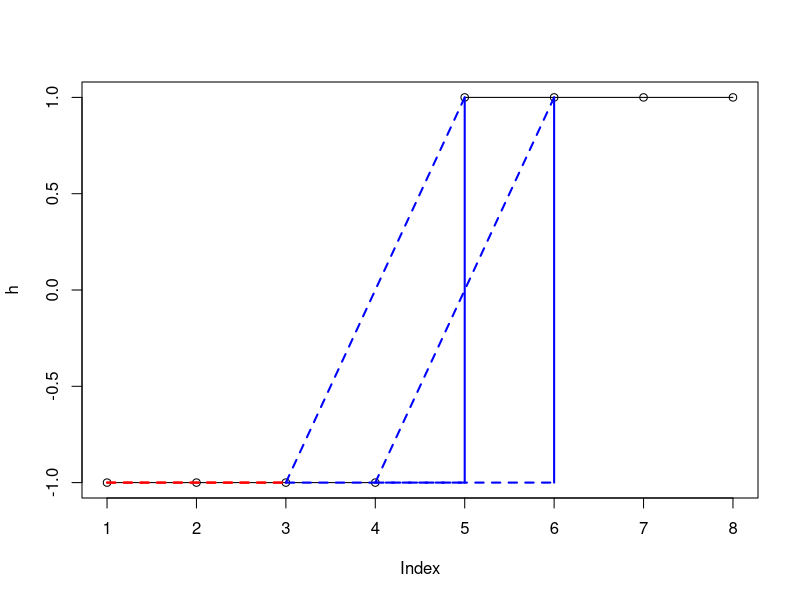
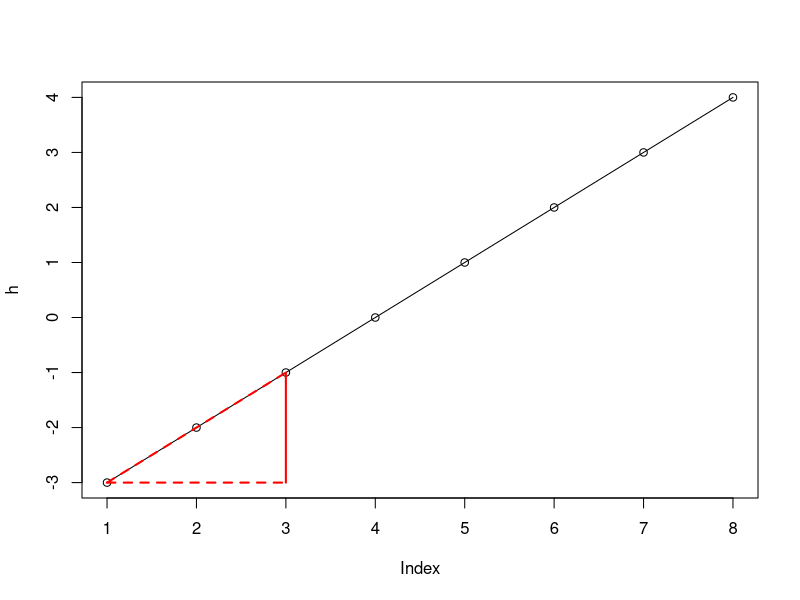
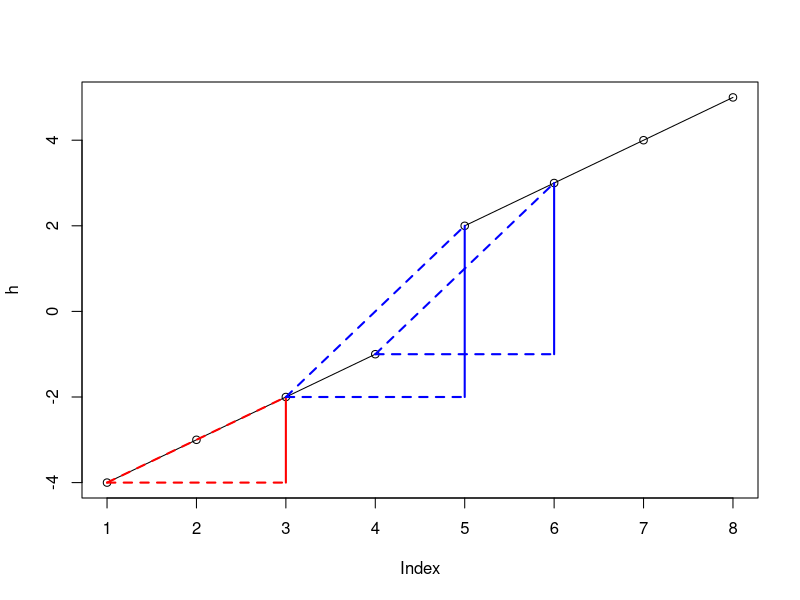
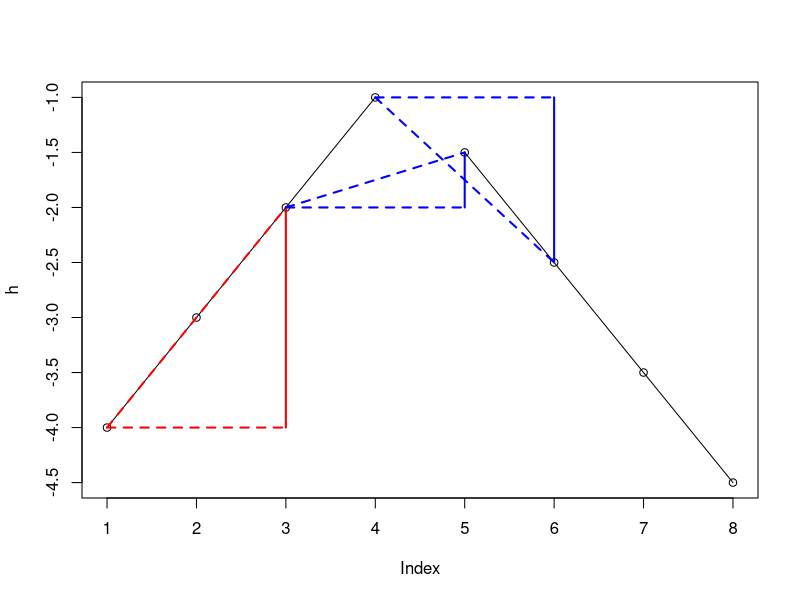
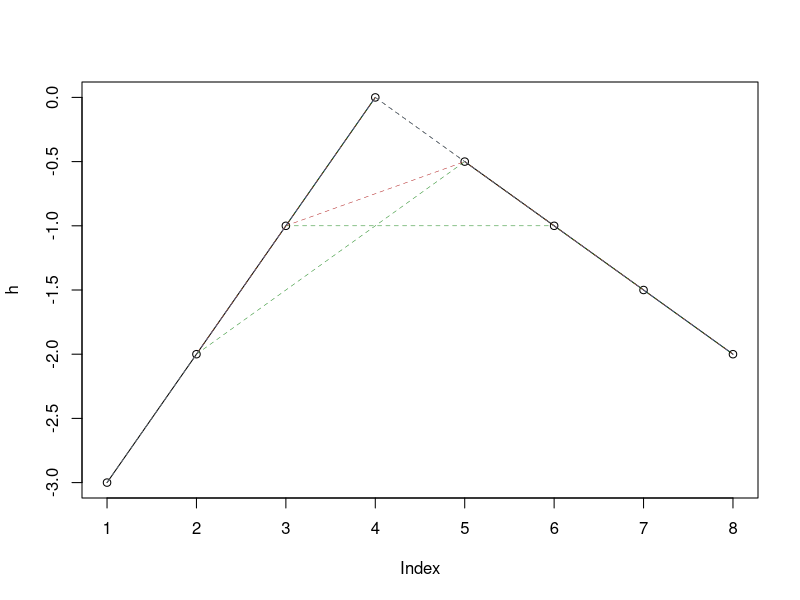
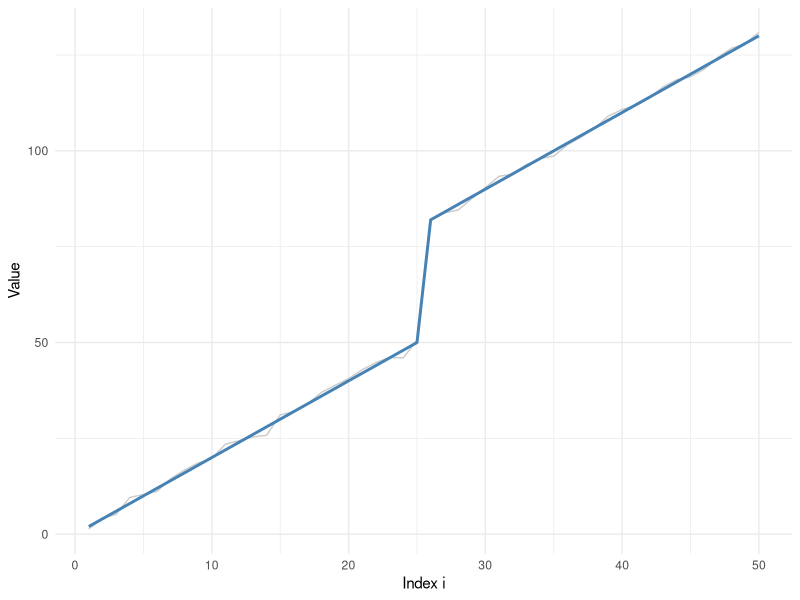
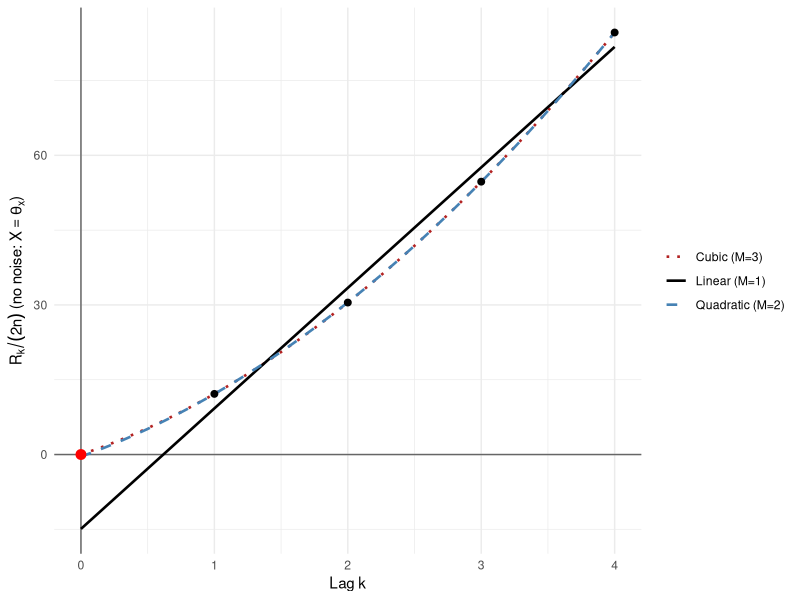
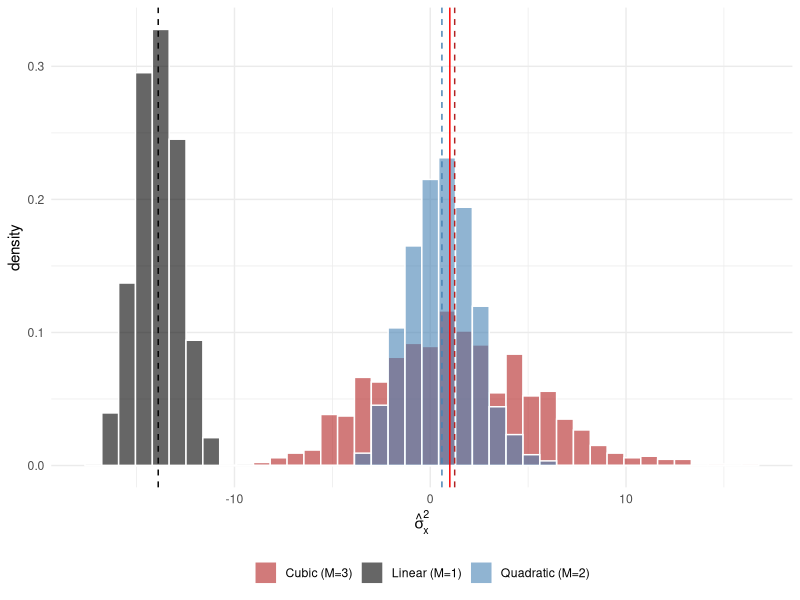

The R source for these figures, in order:
## ---- chunk 1
#| echo: false

n <- 8
h <- c(rep(-1, n/2), rep(1, n/2))
e <- rnorm(n)
X <- h + e

# show means
plot(h)
segments(1, -1, 4, -1)
segments(5,  1, 8,  1)
#lines(h, type="s")

# draw
k <- 2
i <- 1
segments(i, h[i], i + k, h[i +k], lwd=2, col="red", lty="dashed")
segments(i, h[i], i + k, h[i], lwd=2, col="red", lty="dashed")
segments(i + k, h[i], i + k, h[i +k], lwd=2, col="red")

# draw
k <- 2
i <- 3
segments(i, h[i], i + k, h[i +k], lwd=2, col="blue", lty="dashed")
segments(i, h[i], i + k, h[i], lwd=2, col="blue", lty="dashed")
segments(i + k, h[i], i + k, h[i +k], lwd=2, col="blue")

# draw
k <- 2
i <- 4
segments(i, h[i], i + k, h[i +k], lwd=2, col="blue", lty="dashed")
segments(i, h[i], i + k, h[i], lwd=2, col="blue", lty="dashed")
segments(i + k, h[i], i + k, h[i +k], lwd=2, col="blue")


## ---- chunk 2
#| echo: false

n <- 8
h <- seq(-n/2 + 1, n/2, 1)
e <- rnorm(n)
X <- h + e

# show means
plot(h)
segments(1, h[1], n, h[n])

# draw
k <- 2
i <- 1
segments(i, h[i], i + k, h[i +k], lwd=2, col="red", lty="dashed")
segments(i, h[i], i + k, h[i], lwd=2, col="red", lty="dashed")
segments(i + k, h[i], i + k, h[i +k], lwd=2, col="red")
## ---- chunk 3
#| echo: false

n <- 8
h <- seq(-n/2 + 1, n/2, 1)
h[1:(n/2)] <-  h[1:(n/2)] - 1
h[(n/2 + 1):n] <-  h[(n/2 + 1):n] + 1
e <- rnorm(n)
X <- h + e

# show means
plot(h)
segments(1, h[1], 4, h[4])
segments(5, h[5], 8, h[8])

# draw
k <- 2
i <- 1
segments(i, h[i], i + k, h[i +k], lwd=2, col="red", lty="dashed")
segments(i, h[i], i + k, h[i], lwd=2, col="red", lty="dashed")
segments(i + k, h[i], i + k, h[i +k], lwd=2, col="red")


# draw
k <- 2
i <- 4
segments(i, h[i], i + k, h[i +k], lwd=2, col="blue", lty="dashed")
segments(i, h[i], i + k, h[i], lwd=2, col="blue", lty="dashed")
segments(i + k, h[i], i + k, h[i +k], lwd=2, col="blue")

# draw
k <- 2
i <- 3
segments(i, h[i], i + k, h[i +k], lwd=2, col="blue", lty="dashed")
segments(i, h[i], i + k, h[i], lwd=2, col="blue", lty="dashed")
segments(i + k, h[i], i + k, h[i +k], lwd=2, col="blue")
## ---- chunk 4
#| echo: false

n <- 8
h <- seq(-n/2 + 1, n/2, 1)
h[1:(n/2)] <-  h[1:(n/2)] - 1
h[(n/2 + 1):n] <-  -h[(n/2 + 1):n] - 1/2
e <- rnorm(n)
X <- h + e

# show means
plot(h)
segments(1, h[1], 4, h[4])
segments(5, h[5], 8, h[8])

# draw
k <- 2
i <- 1
segments(i, h[i], i + k, h[i +k], lwd=2, col="red", lty="dashed")
segments(i, h[i], i + k, h[i], lwd=2, col="red", lty="dashed")
segments(i + k, h[i], i + k, h[i +k], lwd=2, col="red")


# draw
k <- 2
i <- 4
segments(i, h[i], i + k, h[i +k], lwd=2, col="blue", lty="dashed")
segments(i, h[i], i + k, h[i], lwd=2, col="blue", lty="dashed")
segments(i + k, h[i], i + k, h[i +k], lwd=2, col="blue")

# draw
k <- 2
i <- 3
segments(i, h[i], i + k, h[i +k], lwd=2, col="blue", lty="dashed")
segments(i, h[i], i + k, h[i], lwd=2, col="blue", lty="dashed")
segments(i + k, h[i], i + k, h[i +k], lwd=2, col="blue")
## ---- chunk 5
#| echo: false

n <- 8
h <- seq(-n/2 + 1, n/2, 1)
h[1:(n/2)] <-  h[1:(n/2)]
h[(n/2 + 1):n] <-  -0.5 * h[(n/2 + 1):n]
e <- rnorm(n)
X <- h + e

# show means
plot(h)
segments(1, h[1], 4, h[4])
segments(5, h[5], 8, h[8])

# draw
k <- 3
for(i in 1:(n - k)){
  segments(i, h[i], i + k, h[i +k], lwd=0.5, col="forestgreen", lty="dashed")
  #segments(i, h[i], i + k, h[i], lwd=0.5, col="forestgreen", lty="dashed")
  #segments(i + k, h[i], i + k, h[i +k], lwd=2, col="forestgreen")
}

k <- 2
for(i in 1:(n - k)){
  segments(i, h[i], i + k, h[i +k], lwd=0.5, col="firebrick", lty="dashed")
  #segments(i, h[i], i + k, h[i], lwd=0.5, col="firebrick", lty="dashed")
  #segments(i + k, h[i], i + k, h[i +k], lwd=2, col="firebrick")
}

k <- 1
for(i in 1:(n - k)){
  segments(i, h[i], i + k, h[i +k], lwd=0.5, col="steelblue", lty="dashed")
  #segments(i, h[i], i + k, h[i], lwd=0.5, col="steelblue", lty="dashed")
  #segments(i + k, h[i], i + k, h[i +k], lwd=2, col="steelblue")
}

## ---- chunk 6
#| message: false
library(testthat)

lag_diff_lin <- function(x, y = x, k) {
  n <- length(x)
  sum((x[1:(n - k)] - x[(k + 1):n]) * (y[1:(n - k)] - y[(k + 1):n]))
}

n <- 50
m <- 25
beta_x <- -2
delta_x <- 30
sigma2 <- 1
L <- 4
theta <- -beta_x * (1:n) + delta_x * as.numeric(1:n > m)

pred_Tk <- function(k) (n - 2 * k) * k^2 * beta_x^2 + k * (k * beta_x - delta_x)^2

test_that("T_k(theta_x) matches the closed cubic form", {
  for (k in 1:6) expect_equal(lag_diff_lin(theta, k = k), pred_Tk(k))
})

Rk_exact <- sapply(1:L, function(k) 2 * n * sigma2 + lag_diff_lin(theta, k = k))
K3 <- outer(1:L, 0:3, `^`)
gamma_hat <- solve(t(K3) %*% K3) %*% t(K3) %*% Rk_exact

test_that("the cubic-regression intercept recovers 2n sigma_x^2 exactly, no noise", {
  expect_equal(gamma_hat[1] / (2 * n), sigma2)
})
## ---- chunk 7
#| message: false
library(testthat)

lag_diff_lin <- function(x, y = x, k) {
  n <- length(x)
  sum((x[1:(n - k)] - x[(k + 1):n]) * (y[1:(n - k)] - y[(k + 1):n]))
}

n <- 200
beta_x <- -0.7
breakpoints <- c(40, 90, 150)
deltas <- c(5, -8, 12)

theta <- -beta_x * (1:n)
for (j in seq_along(breakpoints)) {
  theta[(breakpoints[j] + 1):n] <- theta[(breakpoints[j] + 1):n] + deltas[j]
}
S1 <- sum(deltas)
S2 <- sum(deltas^2)

pred_Tk <- function(k) (n - k) * k^2 * beta_x^2 - 2 * k^2 * beta_x * S1 + k * S2

test_that("T_k(theta_x) matches the closed cubic form with three irregularly-spaced breakpoints", {
  for (k in 1:4) expect_equal(lag_diff_lin(theta, k = k), pred_Tk(k))
})
## ---- chunk 8
#| echo: false
#| cache: true

lag_diff_lin <- function(x, y = x, k) {
  n <- length(x)
  sum((x[1:(n - k)] - x[(k + 1):n]) * (y[1:(n - k)] - y[(k + 1):n]))
}

fit_poly <- function(Rk, L, M, n) {
  K <- outer(1:L, 0:M, `^`)
  beta <- solve(t(K) %*% K) %*% t(K) %*% Rk
  beta[1] / (2 * n)
}

n <- 50
m <- 25
s <- 2
delta <- 30
sigma <- 1
L <- 4
reps <- 1000

theta <- s * (1:n) + delta * as.numeric(1:n > m)

set.seed(1)
X_example <- theta + rnorm(n, sd = sigma)

set.seed(1)
Tk_mat <- t(sapply(1:reps, function(r) {
  X <- theta + rnorm(n, sd = sigma)
  sapply(1:L, function(k) lag_diff_lin(X, k = k))
}))
Tk_avg <- colMeans(Tk_mat)

fit_labs <- c("Linear (M=1)", "Quadratic (M=2)", "Cubic (M=3)")
fit_cols <- c("Linear (M=1)" = "black", "Quadratic (M=2)" = "steelblue", "Cubic (M=3)" = "firebrick")
fit_ltys <- c("Linear (M=1)" = "solid", "Quadratic (M=2)" = "dashed", "Cubic (M=3)" = "dotted")

ests <- t(apply(Tk_mat, 1, function(Tk) {
  c(fit_poly(Tk, L, 1, n), fit_poly(Tk, L, 2, n), fit_poly(Tk, L, 3, n))
}))
colnames(ests) <- fit_labs
## ---- chunk 9
#| echo: false
#| dependson: ["pwlin-jump-setup"]
tibble::tibble(i = 1:n, theta = theta, x = X_example) |>
  ggplot2::ggplot(ggplot2::aes(x = i)) +
  ggplot2::geom_line(ggplot2::aes(y = x), color = "grey80") +
  ggplot2::geom_line(ggplot2::aes(y = theta), color = "steelblue", linewidth = 1) +
  ggplot2::labs(x = "Index i", y = "Value") +
  ggplot2::theme_minimal()
## ---- chunk 10
#| echo: false
#| dependson: ["pwlin-jump-setup"]
Rk_noiseless <- sapply(1:L, function(k) lag_diff_lin(theta, k = k)) # X = theta exactly, no noise: true sigma_x^2 = 0

K_seq <- seq(0, L, length.out = 200)
fits <- lapply(1:3, function(M) {
  K <- outer(1:L, 0:M, `^`)
  beta <- solve(t(K) %*% K) %*% t(K) %*% Rk_noiseless
  Kseq <- outer(K_seq, 0:M, `^`)
  as.numeric(Kseq %*% beta) / (2 * n)
})
names(fits) <- fit_labs

lines_df <- tibble::tibble(k = rep(K_seq, 3), fit = rep(fit_labs, each = length(K_seq)), val = unlist(fits))
points_df <- tibble::tibble(k = 1:L, val = Rk_noiseless / (2 * n))

ggplot2::ggplot() +
  ggplot2::geom_hline(yintercept = 0, color = "grey40") +
  ggplot2::geom_vline(xintercept = 0, color = "grey40") +
  ggplot2::geom_line(data = lines_df, ggplot2::aes(x = k, y = val, color = fit, linetype = fit), linewidth = 0.9) +
  ggplot2::geom_point(data = points_df, ggplot2::aes(x = k, y = val), size = 2) +
  ggplot2::geom_point(ggplot2::aes(x = 0, y = 0), color = "red", size = 3) +
  ggplot2::scale_color_manual(values = fit_cols, name = NULL) +
  ggplot2::scale_linetype_manual(values = fit_ltys, name = NULL) +
  ggplot2::scale_x_continuous(breaks = 0:L) +
  ggplot2::labs(x = "Lag k", y = expression(R[k] / (2 * n) ~ "(no noise:" ~ X == theta[x] * ")")) +
  ggplot2::theme_minimal()
## ---- chunk 11
#| echo: false
#| dependson: ["pwlin-jump-setup"]
hist_df <- tibble::tibble(val = as.vector(ests), fit = rep(fit_labs, each = nrow(ests)))
means_df <- tibble::tibble(fit = fit_labs, mean_val = colMeans(ests))

ggplot2::ggplot(hist_df, ggplot2::aes(x = val, fill = fit)) +
  ggplot2::geom_histogram(ggplot2::aes(y = ggplot2::after_stat(density)), bins = 40, color = "white", alpha = 0.6, position = "identity") +
  ggplot2::geom_vline(xintercept = sigma^2, color = "red") +
  ggplot2::geom_vline(data = means_df, ggplot2::aes(xintercept = mean_val, color = fit), linetype = "dashed") +
  ggplot2::scale_fill_manual(values = fit_cols, name = NULL) +
  ggplot2::scale_color_manual(values = fit_cols, guide = "none") +
  ggplot2::labs(x = expression(hat(sigma)[x]^2), y = "density") +
  ggplot2::theme_minimal() +
  ggplot2::theme(legend.position = "bottom")
## ---- chunk 12
#| echo: false
#| cache: true
#| dependson: ["pwlin-jump-setup"]
n_grid <- c(20, 50, 100, 200, 500, 1000, 2000)
reps_n <- 500

sweep_df <- purrr::map_dfr(n_grid, function(n_val) {
  m_val <- n_val / 2
  theta_val <- s * (1:n_val) + delta * as.numeric(1:n_val > m_val)
  set.seed(1)
  ests_val <- t(sapply(1:reps_n, function(r) {
    X <- theta_val + rnorm(n_val, sd = sigma)
    Tk <- sapply(1:L, function(k) lag_diff_lin(X, k = k))
    c(fit_poly(Tk, L, 1, n_val), fit_poly(Tk, L, 2, n_val), fit_poly(Tk, L, 3, n_val))
  }))
  colnames(ests_val) <- fit_labs
  tibble::tibble(n = n_val, fit = fit_labs, est = colMeans(ests_val))
})
## ---- chunk 13
#| echo: false
#| dependson: ["pwlin-jump-convergence"]
ggplot2::ggplot(sweep_df, ggplot2::aes(x = n, y = est, color = fit)) +
  ggplot2::geom_hline(yintercept = sigma^2, color = "red", linetype = "dashed") +
  ggplot2::geom_line() +
  ggplot2::geom_point(size = 2) +
  ggplot2::scale_x_continuous(trans = "log10", breaks = n_grid) +
  ggplot2::scale_color_manual(values = fit_cols, name = NULL) +
  ggplot2::labs(x = "Sample size n (log scale)", y = expression(hat(sigma)[x]^2)) +
  ggplot2::theme_minimal() +
  ggplot2::theme(legend.position = "bottom")
## ---- chunk 14
#| echo: false
#| cache: true
#| dependson: ["pwlin-jump-setup"]
n <- 200
breakpoints <- c(40, 90, 150)
deltas <- c(5, -8, 12)
s <- 0.7
sigma <- 1
L <- 4
reps <- 1000

theta <- s * (1:n)
for (j in seq_along(breakpoints)) {
  theta[(breakpoints[j] + 1):n] <- theta[(breakpoints[j] + 1):n] + deltas[j]
}

set.seed(1)
X_example <- theta + rnorm(n, sd = sigma)

set.seed(1)
Tk_mat <- t(sapply(1:reps, function(r) {
  X <- theta + rnorm(n, sd = sigma)
  sapply(1:L, function(k) lag_diff_lin(X, k = k))
}))
Tk_avg <- colMeans(Tk_mat)

ests <- t(apply(Tk_mat, 1, function(Tk) {
  c(fit_poly(Tk, L, 1, n), fit_poly(Tk, L, 2, n), fit_poly(Tk, L, 3, n))
}))
colnames(ests) <- fit_labs
## ---- chunk 15
#| echo: false
#| dependson: ["pwlin-jump-multi-setup"]
tibble::tibble(i = 1:n, theta = theta, x = X_example) |>
  ggplot2::ggplot(ggplot2::aes(x = i)) +
  ggplot2::geom_line(ggplot2::aes(y = x), color = "grey80") +
  ggplot2::geom_line(ggplot2::aes(y = theta), color = "steelblue", linewidth = 1) +
  ggplot2::labs(x = "Index i", y = "Value") +
  ggplot2::theme_minimal()
## ---- chunk 16
#| echo: false
#| dependson: ["pwlin-jump-multi-setup"]
Rk_noiseless <- sapply(1:L, function(k) lag_diff_lin(theta, k = k)) # X = theta exactly, no noise: true sigma_x^2 = 0

K_seq <- seq(0, L, length.out = 200)
fits <- lapply(1:3, function(M) {
  K <- outer(1:L, 0:M, `^`)
  beta <- solve(t(K) %*% K) %*% t(K) %*% Rk_noiseless
  Kseq <- outer(K_seq, 0:M, `^`)
  as.numeric(Kseq %*% beta) / (2 * n)
})
names(fits) <- fit_labs

lines_df <- tibble::tibble(k = rep(K_seq, 3), fit = rep(fit_labs, each = length(K_seq)), val = unlist(fits))
points_df <- tibble::tibble(k = 1:L, val = Rk_noiseless / (2 * n))

ggplot2::ggplot() +
  ggplot2::geom_hline(yintercept = 0, color = "grey40") +
  ggplot2::geom_vline(xintercept = 0, color = "grey40") +
  ggplot2::geom_line(data = lines_df, ggplot2::aes(x = k, y = val, color = fit, linetype = fit), linewidth = 0.9) +
  ggplot2::geom_point(data = points_df, ggplot2::aes(x = k, y = val), size = 2) +
  ggplot2::geom_point(ggplot2::aes(x = 0, y = 0), color = "red", size = 3) +
  ggplot2::scale_color_manual(values = fit_cols, name = NULL) +
  ggplot2::scale_linetype_manual(values = fit_ltys, name = NULL) +
  ggplot2::scale_x_continuous(breaks = 0:L) +
  ggplot2::labs(x = "Lag k", y = expression(R[k] / (2 * n) ~ "(no noise:" ~ X == theta[x] * ")")) +
  ggplot2::theme_minimal()
## ---- chunk 17
#| echo: false
#| dependson: ["pwlin-jump-multi-setup"]
hist_df <- tibble::tibble(val = as.vector(ests), fit = rep(fit_labs, each = nrow(ests)))
means_df <- tibble::tibble(fit = fit_labs, mean_val = colMeans(ests))

ggplot2::ggplot(hist_df, ggplot2::aes(x = val, fill = fit)) +
  ggplot2::geom_histogram(ggplot2::aes(y = ggplot2::after_stat(density)), bins = 40, color = "white", alpha = 0.6, position = "identity") +
  ggplot2::geom_vline(xintercept = sigma^2, color = "red") +
  ggplot2::geom_vline(data = means_df, ggplot2::aes(xintercept = mean_val, color = fit), linetype = "dashed") +
  ggplot2::scale_fill_manual(values = fit_cols, name = NULL) +
  ggplot2::scale_color_manual(values = fit_cols, guide = "none") +
  ggplot2::labs(x = expression(hat(sigma)[x]^2), y = "density") +
  ggplot2::theme_minimal() +
  ggplot2::theme(legend.position = "bottom")
## ---- chunk 18
#| message: false
library(testthat)

lag_diff_lin <- function(x, y = x, k) {
  n <- length(x)
  sum((x[1:(n - k)] - x[(k + 1):n]) * (y[1:(n - k)] - y[(k + 1):n]))
}

build_theta <- function(n, breakpoints, slopes, jumps) {
  step_idx <- findInterval(1:(n - 1), c(0, breakpoints, n), rightmost.closed = TRUE)
  theta <- c(0, cumsum(slopes[step_idx]))
  for (j in seq_along(breakpoints)) {
    theta[(breakpoints[j] + 1):n] <- theta[(breakpoints[j] + 1):n] + jumps[j]
  }
  theta
}

n <- 200
L <- 4
breakpoints <- c(40, 90, 150)
slopes <- c(0.3, -0.9, 1.4, 0.1) # one per segment: 4 segments for 3 breakpoints
jumps <- c(6, -10, 15)
sigma2 <- 1

theta <- build_theta(n, breakpoints, slopes, jumps)
Rk_exact <- sapply(1:L, function(k) 2 * n * sigma2 + lag_diff_lin(theta, k = k))
K3 <- outer(1:L, 0:3, `^`)
gamma_hat <- solve(t(K3) %*% K3) %*% t(K3) %*% Rk_exact

test_that("the cubic-regression intercept recovers 2n sigma_x^2 exactly for varying per-segment slopes and jumps", {
  expect_equal(gamma_hat[1] / (2 * n), sigma2)
})
## ---- chunk 19
#| echo: false
#| cache: true
#| dependson: ["pwlin-jump-setup"]
n <- 200
breakpoints <- c(40, 90, 150)
slopes <- c(0.3, -0.9, 1.4, 0.1)
jumps <- c(6, -10, 15)
sigma <- 1
L <- 4
reps <- 1000

build_theta <- function(n, breakpoints, slopes, jumps) {
  step_idx <- findInterval(1:(n - 1), c(0, breakpoints, n), rightmost.closed = TRUE)
  theta <- c(0, cumsum(slopes[step_idx]))
  for (j in seq_along(breakpoints)) {
    theta[(breakpoints[j] + 1):n] <- theta[(breakpoints[j] + 1):n] + jumps[j]
  }
  theta
}
theta <- build_theta(n, breakpoints, slopes, jumps)

set.seed(1)
X_example <- theta + rnorm(n, sd = sigma)

set.seed(1)
Tk_mat <- t(sapply(1:reps, function(r) {
  X <- theta + rnorm(n, sd = sigma)
  sapply(1:L, function(k) lag_diff_lin(X, k = k))
}))
Tk_avg <- colMeans(Tk_mat)

ests <- t(apply(Tk_mat, 1, function(Tk) {
  c(fit_poly(Tk, L, 1, n), fit_poly(Tk, L, 2, n), fit_poly(Tk, L, 3, n))
}))
colnames(ests) <- fit_labs
## ---- chunk 20
#| echo: false
#| dependson: ["pwlin-general-setup"]
tibble::tibble(i = 1:n, theta = theta, x = X_example) |>
  ggplot2::ggplot(ggplot2::aes(x = i)) +
  ggplot2::geom_line(ggplot2::aes(y = x), color = "grey80") +
  ggplot2::geom_line(ggplot2::aes(y = theta), color = "steelblue", linewidth = 1) +
  ggplot2::labs(x = "Index i", y = "Value") +
  ggplot2::theme_minimal()
## ---- chunk 21
#| echo: false
#| dependson: ["pwlin-general-setup"]
Rk_noiseless <- sapply(1:L, function(k) lag_diff_lin(theta, k = k)) # X = theta exactly, no noise: true sigma_x^2 = 0

K_seq <- seq(0, L, length.out = 200)
fits <- lapply(1:3, function(M) {
  K <- outer(1:L, 0:M, `^`)
  beta <- solve(t(K) %*% K) %*% t(K) %*% Rk_noiseless
  Kseq <- outer(K_seq, 0:M, `^`)
  as.numeric(Kseq %*% beta) / (2 * n)
})
names(fits) <- fit_labs

lines_df <- tibble::tibble(k = rep(K_seq, 3), fit = rep(fit_labs, each = length(K_seq)), val = unlist(fits))
points_df <- tibble::tibble(k = 1:L, val = Rk_noiseless / (2 * n))

ggplot2::ggplot() +
  ggplot2::geom_hline(yintercept = 0, color = "grey40") +
  ggplot2::geom_vline(xintercept = 0, color = "grey40") +
  ggplot2::geom_line(data = lines_df, ggplot2::aes(x = k, y = val, color = fit, linetype = fit), linewidth = 0.9) +
  ggplot2::geom_point(data = points_df, ggplot2::aes(x = k, y = val), size = 2) +
  ggplot2::geom_point(ggplot2::aes(x = 0, y = 0), color = "red", size = 3) +
  ggplot2::scale_color_manual(values = fit_cols, name = NULL) +
  ggplot2::scale_linetype_manual(values = fit_ltys, name = NULL) +
  ggplot2::scale_x_continuous(breaks = 0:L) +
  ggplot2::labs(x = "Lag k", y = expression(R[k] / (2 * n) ~ "(no noise:" ~ X == theta[x] * ")")) +
  ggplot2::theme_minimal()
## ---- chunk 22
#| echo: false
#| dependson: ["pwlin-general-setup"]
hist_df <- tibble::tibble(val = as.vector(ests), fit = rep(fit_labs, each = nrow(ests)))
means_df <- tibble::tibble(fit = fit_labs, mean_val = colMeans(ests))

ggplot2::ggplot(hist_df, ggplot2::aes(x = val, fill = fit)) +
  ggplot2::geom_histogram(ggplot2::aes(y = ggplot2::after_stat(density)), bins = 40, color = "white", alpha = 0.6, position = "identity") +
  ggplot2::geom_vline(xintercept = sigma^2, color = "red") +
  ggplot2::geom_vline(data = means_df, ggplot2::aes(xintercept = mean_val, color = fit), linetype = "dashed") +
  ggplot2::scale_fill_manual(values = fit_cols, name = NULL) +
  ggplot2::scale_color_manual(values = fit_cols, guide = "none") +
  ggplot2::labs(x = expression(hat(sigma)[x]^2), y = "density") +
  ggplot2::theme_minimal() +
  ggplot2::theme(legend.position = "bottom")
